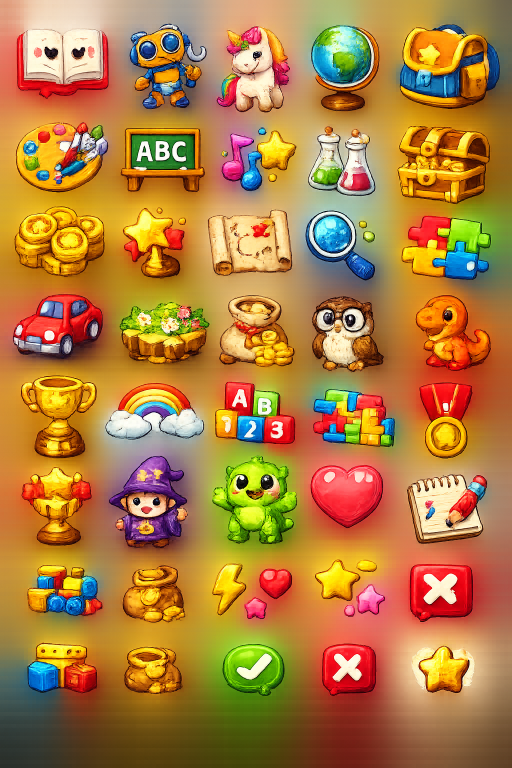
#> input picture assets/source/generated_variants/transparent_atlas_experiment.png, 1024 x 1536 px (shown at 1/2 size); its folder holds only this picture in this run
$ python -i bootchain.py   (imports and definitions only)
#> lines starting #> are read from the running program, lines starting #| are printed output that depends on the picture
### src/greia_platform/input_core.py
from __future__ import annotations

from dataclasses import dataclass
from enum import StrEnum
from math import copysign, hypot


class InteractionProfile(StrEnum):
    """Greia's small runtime-neutral Activity interaction vocabulary."""

    NAVIGATION = "navigation"
    POINTER = "pointer"
    DIRECTIONAL = "directional"
    GAME = "game"
    TEXT = "text"
    HYBRID = "hybrid"


SUPPORTED_INTERACTION_PROFILES = frozenset(item.value for item in InteractionProfile)


class InputSource(StrEnum):
    KEYBOARD = "keyboard"
    POINTER = "pointer"
    TOUCH = "touch"
    CONTROLLER = "controller"


class PhysicalControl(StrEnum):
    """Brand-neutral physical controls understood by standard Greia mappings."""

    KEY_UP = "key_up"
    KEY_DOWN = "key_down"
    KEY_LEFT = "key_left"
    KEY_RIGHT = "key_right"
    KEY_SPACE = "key_space"
    KEY_ENTER = "key_enter"
    KEY_ESCAPE = "key_escape"

    CONTROLLER_DPAD_UP = "controller_dpad_up"
    CONTROLLER_DPAD_DOWN = "controller_dpad_down"
    CONTROLLER_DPAD_LEFT = "controller_dpad_left"
    CONTROLLER_DPAD_RIGHT = "controller_dpad_right"
    CONTROLLER_FACE_SOUTH = "controller_face_south"
    CONTROLLER_FACE_EAST = "controller_face_east"
    CONTROLLER_FACE_WEST = "controller_face_west"
    CONTROLLER_FACE_NORTH = "controller_face_north"
    CONTROLLER_LEFT_SHOULDER = "controller_left_shoulder"
    CONTROLLER_RIGHT_SHOULDER = "controller_right_shoulder"
    CONTROLLER_START = "controller_start"
    CONTROLLER_BACK = "controller_back"
    CONTROLLER_GUIDE = "controller_guide"


class ControllerAxis(StrEnum):
    LEFT_X = "left_x"
    LEFT_Y = "left_y"
    RIGHT_X = "right_x"
    RIGHT_Y = "right_y"
    LEFT_TRIGGER = "left_trigger"
    RIGHT_TRIGGER = "right_trigger"


class SemanticAction(StrEnum):
    """Portable Activity intents produced by Greia's standard mappings."""

    NAV_UP = "nav_up"
    NAV_DOWN = "nav_down"
    NAV_LEFT = "nav_left"
    NAV_RIGHT = "nav_right"
    MOVE_UP = "move_up"
    MOVE_DOWN = "move_down"
    MOVE_LEFT = "move_left"
    MOVE_RIGHT = "move_right"
    ACTIVATE = "activate"
    CANCEL = "cancel"
    PRIMARY = "primary"
    SECONDARY = "secondary"


class InputEdge(StrEnum):
    PRESSED = "pressed"
    RELEASED = "released"


@dataclass(frozen=True, slots=True)
class SemanticInputEvent:
    action: SemanticAction
    edge: InputEdge
    source: InputSource


@dataclass(frozen=True, slots=True)
class MovementVector:
    """Normalized two-axis movement after Greia dead-zone processing."""

    x: float
    y: float

    @property
    def magnitude(self) -> float:
        return min(1.0, hypot(self.x, self.y))


@dataclass(frozen=True, slots=True)
class StandardInputPolicy:
    """Bounded platform defaults shared by controller-aware input adapters.

    These values are initial product defaults, not hardware facts. They are
    intentionally centralized so UX tuning does not fragment per Activity.
    """

    stick_dead_zone: float = 0.22
    navigation_threshold: float = 0.55
    navigation_repeat_delay_seconds: float = 0.36
    navigation_repeat_interval_seconds: float = 0.12
    pointer_speed_fraction_per_second: float = 1.10
    pointer_precision_floor: float = 0.35

    def __post_init__(self) -> None:
        if not 0.0 <= self.stick_dead_zone < 0.95:
            raise ValueError("stick_dead_zone must be in [0, 0.95)")
        if not self.stick_dead_zone < self.navigation_threshold <= 1.0:
            raise ValueError("navigation_threshold must exceed dead zone and be <= 1")
        if not 0.15 <= self.navigation_repeat_delay_seconds <= 1.0:
            raise ValueError("navigation repeat delay must be in [0.15, 1.0]")
        if not 0.05 <= self.navigation_repeat_interval_seconds <= 0.5:
            raise ValueError("navigation repeat interval must be in [0.05, 0.5]")
        if self.navigation_repeat_interval_seconds > self.navigation_repeat_delay_seconds:
            raise ValueError("navigation repeat interval must not exceed initial delay")
        if not 0.05 <= self.pointer_speed_fraction_per_second <= 4.0:
            raise ValueError("pointer speed fraction is outside the supported bound")
        if not 0.0 < self.pointer_precision_floor <= 1.0:
            raise ValueError("pointer precision floor must be in (0, 1]")


DEFAULT_INPUT_POLICY = StandardInputPolicy()


_PLATFORM_RESERVED_CONTROLS = frozenset({PhysicalControl.CONTROLLER_GUIDE})


_NAVIGATION_MAP = {
    PhysicalControl.KEY_UP: SemanticAction.NAV_UP,
    PhysicalControl.KEY_DOWN: SemanticAction.NAV_DOWN,
    PhysicalControl.KEY_LEFT: SemanticAction.NAV_LEFT,
    PhysicalControl.KEY_RIGHT: SemanticAction.NAV_RIGHT,
    PhysicalControl.CONTROLLER_DPAD_UP: SemanticAction.NAV_UP,
    PhysicalControl.CONTROLLER_DPAD_DOWN: SemanticAction.NAV_DOWN,
    PhysicalControl.CONTROLLER_DPAD_LEFT: SemanticAction.NAV_LEFT,
    PhysicalControl.CONTROLLER_DPAD_RIGHT: SemanticAction.NAV_RIGHT,
    PhysicalControl.KEY_SPACE: SemanticAction.ACTIVATE,
    PhysicalControl.KEY_ENTER: SemanticAction.ACTIVATE,
    PhysicalControl.CONTROLLER_FACE_SOUTH: SemanticAction.ACTIVATE,
    PhysicalControl.KEY_ESCAPE: SemanticAction.CANCEL,
    PhysicalControl.CONTROLLER_FACE_EAST: SemanticAction.CANCEL,
}

_DIRECTIONAL_MAP = {
    PhysicalControl.KEY_UP: SemanticAction.MOVE_UP,
    PhysicalControl.KEY_DOWN: SemanticAction.MOVE_DOWN,
    PhysicalControl.KEY_LEFT: SemanticAction.MOVE_LEFT,
    PhysicalControl.KEY_RIGHT: SemanticAction.MOVE_RIGHT,
    PhysicalControl.CONTROLLER_DPAD_UP: SemanticAction.MOVE_UP,
    PhysicalControl.CONTROLLER_DPAD_DOWN: SemanticAction.MOVE_DOWN,
    PhysicalControl.CONTROLLER_DPAD_LEFT: SemanticAction.MOVE_LEFT,
    PhysicalControl.CONTROLLER_DPAD_RIGHT: SemanticAction.MOVE_RIGHT,
    PhysicalControl.KEY_SPACE: SemanticAction.PRIMARY,
    PhysicalControl.CONTROLLER_FACE_SOUTH: SemanticAction.PRIMARY,
    PhysicalControl.KEY_ENTER: SemanticAction.ACTIVATE,
    PhysicalControl.KEY_ESCAPE: SemanticAction.CANCEL,
    PhysicalControl.CONTROLLER_FACE_EAST: SemanticAction.CANCEL,
}

_GAME_MAP = {
    **_DIRECTIONAL_MAP,
    PhysicalControl.CONTROLLER_FACE_EAST: SemanticAction.SECONDARY,
    PhysicalControl.CONTROLLER_BACK: SemanticAction.CANCEL,
}

_POINTER_MAP = {
    PhysicalControl.CONTROLLER_FACE_SOUTH: SemanticAction.PRIMARY,
    PhysicalControl.CONTROLLER_FACE_EAST: SemanticAction.CANCEL,
}

_PROFILE_MAPS = {
    InteractionProfile.NAVIGATION: _NAVIGATION_MAP,
    InteractionProfile.POINTER: _POINTER_MAP,
    InteractionProfile.DIRECTIONAL: _DIRECTIONAL_MAP,
    InteractionProfile.GAME: _GAME_MAP,
    # Text and Hybrid deliberately do not steal keyboard keys. Text Activities
    # own textual/caret semantics; Hybrid Activities compose explicit contexts.
    InteractionProfile.TEXT: {},
    InteractionProfile.HYBRID: {},
}


class StandardInputMapper:
    """Map normalized physical controls onto Greia's learned input vocabulary.

    This class is deliberately independent of Pygame, SDL, Web APIs and Linux
    device nodes. Runtime/backend adapters translate their native events into
    PhysicalControl values, then share these rules.
    """

    def __init__(self, profile: InteractionProfile | str):
        self.profile = parse_interaction_profile(profile)

    # [12 lines left out: function digital, not called in this run]


class VirtualPointer:
    """Greia-owned controller cursor motion for pointer-style Activities.

    The cursor uses normalized stick input and screen-relative speed so one
    centrally tuned policy behaves similarly across 1024x600 and larger modes.
    It does not emulate a Linux mouse device.
    """

    # [17 lines left out: function __init__, not called in this run]

    @property
    def position(self) -> tuple[int, int]:
        return round(self._x), round(self._y)

    # [25 lines left out: functions move, set_position, not called in this run]

    def _clamp(self) -> None:
        self._x = min(float(self._width - 1), max(0.0, self._x))
        self._y = min(float(self._height - 1), max(0.0, self._y))


# [57 lines left out: functions parse_interaction_profile, is_platform_reserved, normalize_stick, navigation_direction, _axis, not called in this run]

### tools/x8_qemu/bootchain.py
"""GUEST-BOOT-CHAIN guest boot chain for the disposable T7 image.

Closes the SeaBIOS -> serial -> exit chain that the T7-PAYLOAD image left
open: ``write_mbr_table_for_plan`` wrote a partition table with zero MBR
boot code, no ``core.img`` existed, and ``grub.cfg`` referenced a slot
kernel that is not installed, so every QEMU leg ended at the clean-exit
gate RED (timeout/nonzero, zero serial bytes).

What this module owns (guest + harness readiness only; the live verdict
stays with ``B3-DEVRUN-RERUN``):

- a deterministic two-stage boot chain assembled source-scope without
  privileged tools: a 440-byte MBR boot stub (sector 0, bytes 0-439; the
  partition table at 440-511 is preserved byte-for-byte) that initializes
  COM1 (115200 8N1), prints ``GREIA-BOOT`` progress bytes, loads the core
  region (sectors 1..N, N pinned to the installed core by
  ``install_genuine_grub_chain``; the source-scope default is sectors
  1-15) to ``0x0800:0x0000`` via INT 13h, and jumps to it;
  plus a stub core that prints ``GREIA-CORE`` / ``GREIA-EXIT`` progress
  and exits via guest reboot (QEMU ``-no-reboot`` turns guest reboot into
  process exit 0, which is exactly what the clean-exit gate needs);
- the sector-gap coordination for a future genuine GRUB ``core.img``:
  sectors 1-127 are the reserved core region, the payload descriptor was
  relocated to sector 2047 (see ``payload.py`` migration + ``LIFECYCLE.md``
  section 8), and the descriptor binds the installed core bytes
  (``core_sha256`` + ``core_sectors``) so the gap guard verifies the core
  instead of merely requiring nonzero bytes;
- the guest-only ``grub.cfg`` composition: the production-rendered
  one-shot consumer block stays byte-verbatim (rendered + validated
  through the production ``grub_ab`` seams in ``payload.py``); this module
  only prepends a COM1 serial stanza and appends a bounded
  post-consumption exit fallback (``[ -e kernel ]`` else ``reboot``) that
  the production validator provably still accepts;
- the progress-aware bounded boot wait: serial-byte growth and image SHA
  delta count as progress evidence with a hard ceiling; timeout without
  progress stays RED; progress without eventual clean exit stays RED;
- the capable-host seam for genuine GRUB module bytes
  (``grub-mkimage`` i386-pc with serial/load_env/save_env/reboot): gated,
  fail-closed, never claimed green here.

Honesty boundary (source scope, darwin host: no QEMU, no GRUB tooling):

- the assembled chain is structurally SeaBIOS-loadable (valid boot code +
  ``0x55AA`` + production-parsed partition table + hash-bound core +
  valid descriptor) and is pinned by exact-byte + structural tests, but
  live execution is NOT claimed here -- that belongs to ``B3-DEVRUN-RERUN``
  on a capable host;
- the stub core never touches ``grubenv`` or backend state: there is no
  guest agent, and stamping stays host-side via ``reconcile`` +
  ``read_attestation_signal``. Armed-leg consumption therefore stays RED
  until genuine GRUB (load_env/save_env) lands via the gated seam;
- genuine ``grub-mkimage`` module bytes are NOT embedded here: the tool is
  absent off a capable host and the seam fails closed RED (pinned).

Fake boundary: no stubbed health/launcher, no fabricated slot/journal/
GRUB state, no ``simulate_reboot``. Subprocess calls use argv arrays with
``shell=False``. Reads are bounded (sector multiples, 8 MiB streaming
hashes); no whole-image RAM copies.
"""

from __future__ import annotations

import hashlib
import os
import shutil
import signal as _signal
import subprocess
import time
from pathlib import Path

from greia_platform.grub_ab import GRUB_KERNEL_PATH

#: MBR boot-code window: bytes 0-439. Bytes 440-443 carry the disk
#: signature, 446-509 the partition table, 510-511 the 0x55AA signature;
#: the chain installer never writes outside 0-439.
MBR_BOOT_CODE_SIZE = 440

#: MBR boot-signature offset (sector 0, last two bytes).
MBR_SIGNATURE_OFFSET = 510

#: First sector of the reserved core region (right after the MBR).
CORE_FIRST_SECTOR = 1

#: Last sector of the reserved core region. Genuine GRUB i386-pc cores
#: (serial + load_env/save_env + reboot/halt + normal + fs) fit well under
#: this 64 KiB reservation; the source-scope stub core uses only the first
#: ``STUB_CORE_SECTORS`` of it and the remainder stays zero.
CORE_LAST_SECTOR = 127

#: Sectors occupied by the source-scope stub core (15 x 512 = 7680 bytes).
STUB_CORE_SECTORS = 15

#: Guest serial line: COM1 at 115200 8N1 into the QEMU ``-serial file:`` log.
GUEST_SERIAL_UNIT = 0
GUEST_SERIAL_SPEED = 115200

#: Progress-aware wait defaults (seconds). Acer TCG context (Atom N270, no
#: KVM) boots slowly, so the no-progress ceiling is generous but still a
#: hard bound: a silent image never goes green, it just takes longer to
#: RED than on a fast host.
BOOT_WAIT_POLL_SECONDS = 1.0
BOOT_WAIT_NO_PROGRESS_SECONDS = 120.0
BOOT_WAIT_STALL_SECONDS = 120.0
BOOT_WAIT_KILL_GRACE_SECONDS = 5.0


class BootchainError(RuntimeError):
    """Guest boot chain missing, corrupt, or refused fail-closed."""


# ---------------------------------------------------------------------------
# Minimal 16-bit assembler (label-resolved, deterministic output)
# ---------------------------------------------------------------------------


class _Asm:
    """Tiny label-resolving emitter for the reviewed boot stubs below.

    Only the exact instruction forms used by the stubs are supported; every
    emitted byte is therefore reviewable against the Intel encoding. Jumps
    and calls resolve in a final pass and raise fail-closed when a rel8
    displacement overflows, so layout edits cannot silently corrupt a
    branch target.
    """

    # [10 lines left out: functions __init__, label, not called in this run]

    def b(self, *values: int) -> None:
        self._buf.extend(values)

    def rel8(self, opcode: int, name: str) -> None:
        self._fixups.append((len(self._buf), "rel8", name))
        self._buf.extend((opcode, 0x00))

    def call(self, name: str) -> None:
        self._fixups.append((len(self._buf), "rel16", name))
        self._buf.extend((0xE8, 0x00, 0x00))

    def mov_si(self, name: str) -> None:
        self._fixups.append((len(self._buf), "abs16", name))
        self._buf.extend((0xBE, 0x00, 0x00))

    def lidt(self, name: str) -> None:
        self._fixups.append((len(self._buf), "lidt", name))
        self._buf.extend((0x0F, 0x01, 0x1E, 0x00, 0x00))

    # [5 lines left out: function asciiz, not called in this run]

    def zeros(self, count: int) -> None:
        self._buf.extend(b"\x00" * count)

    def pos(self) -> int:
        return len(self._buf)

    # [278 lines left out: functions build, _emit_print_routine, _emit_reboot, mbr_boot_stub_bytes, stub_core_bytes, not called in this run]


def stub_core_sha256() -> str:
    """SHA-256 of the exact stub core bytes (gap-guard binding)."""
    return hashlib.sha256(stub_core_bytes()).hexdigest()


def mbr_stub_sha256() -> str:
    """SHA-256 of the exact 440-byte MBR stub (manifest evidence)."""
    return hashlib.sha256(mbr_boot_stub_bytes()).hexdigest()


# ---------------------------------------------------------------------------
# Image installation (source-scope file offsets, no privilege needed)
# ---------------------------------------------------------------------------


# [80 lines left out: functions install_mbr_boot_code, install_core_region, not called in this run]


def install_boot_chain(image: Path) -> dict[str, object]:
    """Install the source-scope boot chain: MBR stub + stub core.

    Pure file-offset writes (no loop/mount, no privilege). The gap tail
    (sectors 16-2046) is left as the assembly-provided zeros that the gap
    guard verifies; the payload descriptor sector is written afterwards by
    ``embed_payload_descriptor`` with this core binding. Returns the chain
    evidence for the image manifest.
    """
    mbr_sha = install_mbr_boot_code(Path(image))
    core_sha = install_core_region(Path(image))
    chain_bytes = MBR_BOOT_CODE_SIZE + STUB_CORE_SECTORS * 512
    return {
        "mbr_stub_sha256": mbr_sha,
        "core_sha256": core_sha,
        "core_sectors": STUB_CORE_SECTORS,
        "core_first_sector": CORE_FIRST_SECTOR,
        "core_last_reserved_sector": CORE_LAST_SECTOR,
        "chain_bytes": chain_bytes,
    }


# [115 lines left out: functions _zero_core_reservation_tail, install_genuine_grub_chain, verify_mbr_boot_code, verify_boot_chain_present, not called in this run]


# ---------------------------------------------------------------------------
# Guest grub.cfg composition (guest-only stanza, production seams untouched)
# ---------------------------------------------------------------------------

#: Guest-owned serial stanza, prepended before the production consumer
#: block. Emits COM1 progress bytes into the QEMU ``-serial file:`` log
#: as soon as genuine GRUB reads this config. Contains no menuentry, no
#: ``linux``/``initrd``/``search`` lines and none of the validator's
#: forbidden tokens, so the composed text still validates through the
#: production seam (pinned by test).
GUEST_SERIAL_PREAMBLE = (
    "# Greia guest serial stanza (tools/x8_qemu-owned; NOT production grub_ab).\n"
    "# Routes GRUB progress to COM1 so the per-leg QEMU -serial file: log\n"
    "# carries guest progress bytes for the progress-aware boot wait.\n"
    "serial --unit=0 --speed=115200 --word=8 --parity=no --stop=1\n"
    "terminal_output serial console\n"
    "echo 'Greia guest: serial console ready'\n"
)


# [197 lines left out: functions guest_exit_fallback, compose_guest_grub_cfg, _serial_bytes, _sha256_file, _terminate_process_tree, wait_for_clean_exit and 1 more, not called in this run]

#: File name of the embedded early config, written next to the mkimage
#: output and referenced via ``grub-mkimage -c``. Guest-owned bytes
#: (tools/x8_qemu), never production grub_ab.
EARLY_CONFIG_FILE_NAME = "early.cfg"

#: Embedded early config: brings COM1 up before normal mode loads, so
#: the per-leg serial log carries core progress (and any normal-load
#: failure lands on the serial console instead of a blind VGA rescue).
#: Runs before ``$prefix/grub.cfg``; the main config re-asserts the
#: serial stanza idempotently. Uses only embedded modules.
GUEST_EARLY_CONFIG = (
    "# Greia guest early config (tools/x8_qemu-owned; embedded via -c).\n"
    "serial --unit=0 --speed=115200 --word=8 --parity=no --stop=1\n"
    "terminal_output serial console\n"
    "echo 'Greia core: early serial ready'\n"
)


# [153 lines left out: functions grub_mkimage_argv, build_grub_core_via_mkimage, pad_core_bytes_to_sectors, install_grub_core_bytes, not called in this run]

>>> import cv2
>>> picture = cv2.imread('../../assets/source/generated_variants/transparent_atlas_experiment.png', cv2.IMREAD_GRAYSCALE)
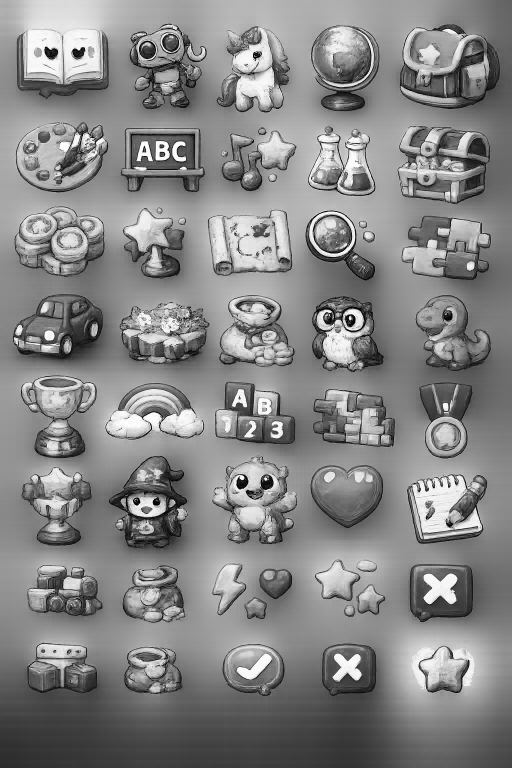
#> picture: shape (1536, 1024) (shown at 1/2 size); min 0, max 255, mean 133.8
#> (the run stopped early here; a loop or call above may not have finished)
